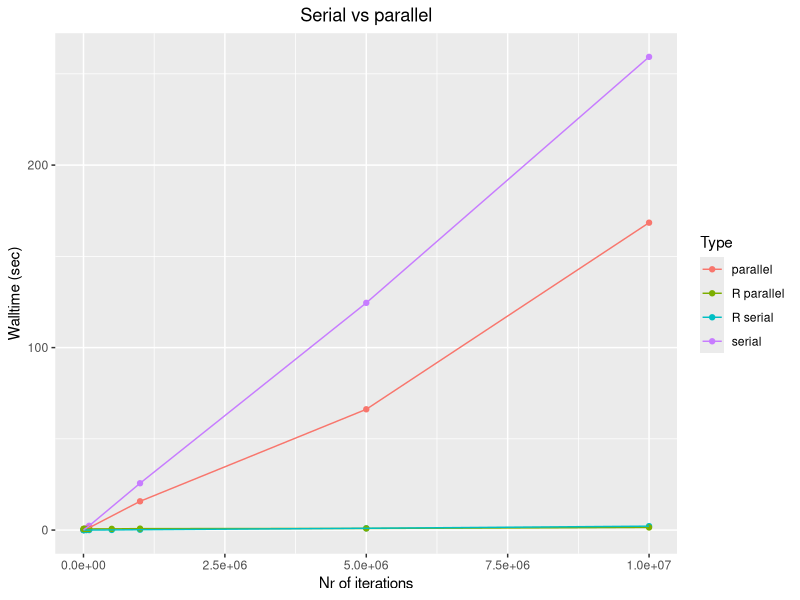
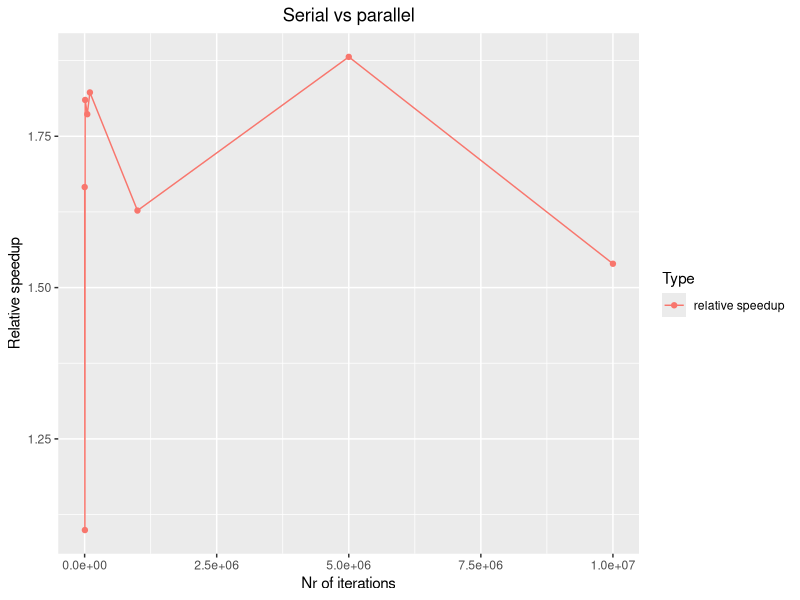

Here is the R script that generated these plots, in order: (Note: this script raises an error after producing the figures.)
## ---- chunk 1
# load necessary package
library(ggplot2)
library(dplyr)
library(parallel)
## ---- chunk 2
knitr::opts_chunk$set(fig.width = 5, fig.height = 3)
## ---- chunk 3
data <- read.csv("results.csv",header=F,stringsAsFactors=F) %>%
  setNames(c("n","result","analytical","error","type","time"))
data
ggplot(data=data, aes(x=n,y=time,color=type,group=type)) +
  geom_point() +
  geom_line() +
  labs(
       title="Serial vs parallel",
       x="Nr of iterations",
       y="Walltime (sec)"
       ) +
  theme(
        plot.title = element_text(hjust = 0.5),
        plot.subtitle = element_text(hjust = 0.5)
       ) +
  guides(color=guide_legend(title="Type"))
## ---- chunk 4
par <- data[data$type=="parallel",]
ser <- data[data$type=="serial",]
relative <- dplyr::inner_join(par,ser,by="n") %>% 
  mutate(
    type = "relative speedup",
    relative.speedup = time.y/time.x
  ) %>% 
  select(n,type,relative.speedup)
relative
ggplot(data=relative, aes(x=n,y=relative.speedup,color=type,group=type)) +
  geom_point() +
  geom_line() +
  labs(
       title="Serial vs parallel",
       x="Nr of iterations",
       y="Relative speedup"
       ) +
  theme(
        plot.title = element_text(hjust = 0.5),
        plot.subtitle = element_text(hjust = 0.5)
       ) +
  guides(color=guide_legend(title="Type"))
## ---- chunk 5
f <- function(x){
  return(x**2 + x**4+ sin(x) + cos(x) +x**25)
}
analytical <- 613/390 + sin(1) - cos(1)
powers <- 3:7
iterations <- rep(c(1,5),each=length(powers))*10**(powers)
iterations <- iterations[-length(iterations)]
# serial
null <- lapply(iterations,function(n){
    start <- Sys.time()
    i <- runif(n,0,1)
    EX <- mean(f(i))
    end <- Sys.time()
    time <- difftime(end,start)
    error <- EX - analytical
    write.table(file = "results.csv",
                x = paste(n,EX,analytical,error,"R serial",time,sep = ","),
                append = TRUE,col.names=F,row.names=F,quote=F)
  }
)

library(parallel)
#parallel
null <- sapply(iterations,function(n){
  start <- Sys.time()
  # Calculate the number of cores
  no_cores <- detectCores()
  start <- Sys.time()
  
  # Initiate cluster
  cl <- makeCluster(no_cores)
  
  intermean <- parSapply(cl, rep(n/no_cores,no_cores),function(n,f){
    i <- runif(n,0,1)
    EX <- mean(f(i))
    
  },f
  )
  stopCluster(cl)
  EX <- mean(intermean)
  end <- Sys.time()
  time <- difftime(end,start)
  error <- EX - analytical
    write.table(file = "results.csv",
                x = paste(n,EX,analytical,error,"R parallel",time,sep = ","),
                append = TRUE,col.names=F,row.names=F,quote=F)
})
## ---- chunk 6
data <- read.csv("results.csv",header=F,stringsAsFactors=F) %>%
  setNames(c("n","result","analytical","error","type","time"))
data %>% arrange(n,type)

par <- data[data$type=="parallel",]
Rser <- data[data$type=="R serial",]
Rpar <- data[data$type=="R parallel",]

parRser <- dplyr::inner_join(Rser,par,by="n") %>%
  mutate(
    type = "Haskell parallel vs R serial",
    relative.speedup = time.y/time.x
  ) %>% 
  select(n,type,relative.speedup)

parRpar <- dplyr::inner_join(Rpar,par,by="n") %>%
  mutate(
    type = "Haskell parallel vs R parallel",
    relative.speedup = time.y/time.x
  ) %>% 
  select(n,type,relative.speedup)

RparRser <- dplyr::inner_join(Rpar,Rser,by="n") %>%
  mutate(
    type = "serial vs parallel R",
    relative.speedup = time.y/time.x
  ) %>% 
  select(n,type,relative.speedup)

relative <- dplyr::union_all(parRser,parRpar) %>%
  dplyr::union_all(RparRser)
relative

ggplot(data=parRser, aes(x=n,y=relative.speedup,color=type,group=type)) +
  geom_point() +
  geom_line() +
  labs(
       title="Parallel Haskell vs serial R",
       x="Nr of iterations",
       y="Relative speedup"
       ) +
  theme(
        plot.title = element_text(hjust = 0.5),
        plot.subtitle = element_text(hjust = 0.5)
       ) +
  guides(color=guide_legend(title="Type"))

ggplot(data=parRpar, aes(x=n,y=relative.speedup,color=type,group=type)) +
  geom_point() +
  geom_line() +
  labs(
       title="Parallel Haskell vs R",
       x="Nr of iterations",
       y="Relative speedup"
       ) +
  theme(
        plot.title = element_text(hjust = 0.5),
        plot.subtitle = element_text(hjust = 0.5)
       ) +
  guides(color=guide_legend(title="Type"))

ggplot(data=RparRser, aes(x=n,y=relative.speedup,color=type,group=type)) +
  geom_point() +
  geom_line() +
  labs(
       title="Serial vs parallel R",
       x="Nr of iterations",
       y="Relative speedup"
       ) +
  theme(
        plot.title = element_text(hjust = 0.5),
        plot.subtitle = element_text(hjust = 0.5)
       ) +
  guides(color=guide_legend(title="Type"))


